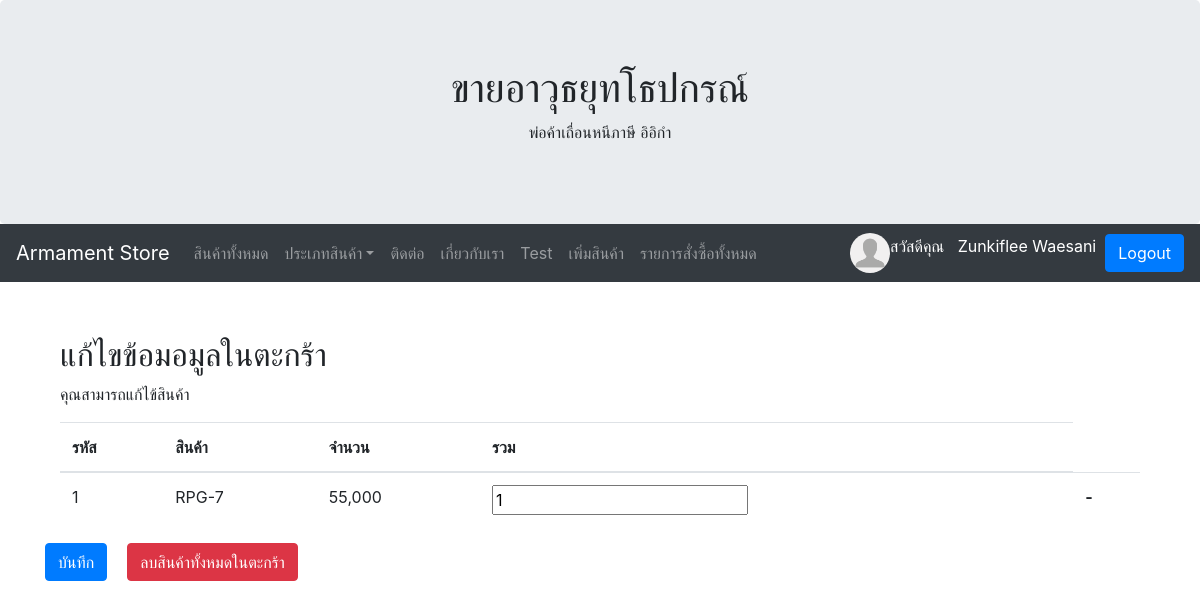
Page /mycart/edit/ (signed in) on the committed database.
### myapp/models.py (models this page shows, shortened)
class Profile(models.Model):
	user = models.OneToOneField(User, on_delete=models.CASCADE)
	photo = models.ImageField(upload_to="protoprofile",null=True, blank=True, default='default.png')
	usertype = models.CharField(max_length=100, default='member')
	cartquan = models.IntegerField(default=0)

class Cart(models.Model):
	user = models.ForeignKey(User, on_delete=models.CASCADE)
	productid = models.CharField(max_length=100)
	productname = models.CharField(max_length=100)
	price = models.IntegerField()
	quantity = models.IntegerField()
	total = models.IntegerField()
	stamp = models.DateTimeField(auto_now_add=True, blank=True, null=True)

### myapp/views.py (the view, shortened to what this page needs)
# urls.py: path('mycart/edit/', MyCartEdit, name='mycartedit-page'),
def MyCartEdit(request):
	username = request.user.username
	user = User.objects.get(username=username)
	context = {}
	'''
	if request.method == 'POST':
		# ใช้ลบสอนค้าเท่านั้น
		data = request.POST.copy()
		productid = data.get('productid')
		item = Cart.objects.get(user=user, productid=productid)
		item.delete()
		context['status'] = 'delete'
		# update ตัวเลข
		count = Cart.objects.filter(user=user)
		count = sum([ c.quantity for c in count])
		updatequan = Profile.objects.get(user=user)
		updatequan.cartquan = count
		updatequan.save()
	'''
	mycart = Cart.objects.filter(user=user)
	context['mycart'] = mycart
	return render(request, 'myapp/mycartedit.html', context)

### myapp/template/myapp/mycartedit.html (shortened to what this page needs)
{% extends 'myapp/base.html' %}
{% load humanize %}
{% block content %}
<br>
	<div class="container">
	  	<h2>แก้ไขข้อมอมูลในตะกร้า</h2>
	  	<p>คุณสามารถแก้ไข้สินค้า</p>
	  	<form method="POST" id="formsave">
	  	<table class="table">
	    	<thead>
	      	<tr>
		        <th>รหัส</th>
		        <th>สินค้า</th>
		        <th>จำนวน</th>
		        <th>รวม</th>
	      	</tr>
	    	</thead>
	    <tbody>
	    {% for pd in mycart %}
	    	<tr>
		        <td>{{ pd.productid }}</td>
		        <td>{{ pd.productname }}</td>
		        <td>{{ pd.price|intcomma }}</td>
		        <td><input type="text" name="pd_{{pd.productid}}" value="{{ pd.quantity }}"></td>
		        <th>
		    	-
		        </th>
	      	</tr>
	     {% endfor %}
	    </tbody>
	</table>
	</form>
		<div class="row">
			<button type="submit" form="formsave" class="btn btn-primary">บันทึก</button>
			<div style="padding: 10px;"></div>
		<form id="formclear" method="POST" onsubmit="return confirm('ยืนยันการลบสินค้าทั้งหมดใช่หรือไม่');">
			<button type="submit" form="formclear" class="btn btn-danger">ลบสินค้าทั้งหมดในตะกร้า</button>
		</form>
		</div>
	</div>
{% endblock content %}

### myapp/template/myapp/base.html (shortened to what this page needs)
<!DOCTYPE html>
<html lang="en">
<head>
  <link rel="stylesheet" href="https://maxcdn.bootstrapcdn.com/bootstrap/4.5.2/css/bootstrap.min.css">
  <link rel="stylesheet" href="https://cdnjs.cloudflare.com/ajax/libs/font-awesome/4.7.0/css/font-awesome.min.css">
</head>
<body>
<div class="jumbotron text-center" style="margin-bottom: 0">
  <h1>ขายอาวุธยุทโธปกรณ์</h1>
  <p>พ่อค้าเถื่อนหนีภาษี อิอิกำ</p>
</div>
 <nav class="navbar navbar-expand-sm bg-dark navbar-dark">
        <a class="navbar-brand" href="{% url 'home-page' %}">Armament Store</a>
        <div class="collapse navbar-collapse" id="collapsibleNavbar">
                      <ul class="navbar-nav mr-auto">
                         <li class="nav-item">
                          <a class="nav-link" href="{% url 'allproduct-page' %}">สินค้าทั้งหมด</a>
                        </li>
                        <li class="nav-item dropdown">
                          <a class="nav-link dropdown-toggle" href="http://example.com" id="dropdown01" data-toggle="dropdown" aria-haspopup="true" aria-expanded="false">ประเภทสินค้า</a>
                        </li>
                        <li class="nav-item">
                          <a class="nav-link" href="{% url 'contact-page' %}">ติดต่อ</a>
                        </li>
                        <li class="nav-item">
                          <a class="nav-link" href="{% url 'about-page' %}">เกี่ยวกับเรา</a>
                        </li>
                        <li class="nav-item">
                          <a class="nav-link" href="{% url 'test-page' %}">Test</a>
                        </li>
                        {% if user.is_authenticated and user.profile.usertype == 'admin' %}
                          <li class="nav-item">
                            <a class="nav-link" href="{% url 'addproduct-page' %}">เพิ่มสินค้า</a>
                            </li>
                          <li class="nav-item">
                            <a class="nav-link" href="{% url 'allorderlist-page' %}">รายการสั่งซื้อทั้งหมด</a>
                          </li>
                          {% endif %}
                      </ul>
                      {% if user.is_authenticated %}
                      <img src="{{user.profile.photo.url}}" width="40" height="40" class="rounded-circle">
                        <p style="color:white; margin-top: 2px">สวัสดีคุณ&nbsp&nbsp {{ user.first_name }} {{user.last_name}}&nbsp&nbsp </p>
                        <a class="btn btn-primary" href="{% url 'logout' %}">Logout</a>
                      {% else %}
                        <a class="btn btn-primary" href="{% url 'register-page' %}">Register</a>&nbsp&nbsp&nbsp
                        <a class="btn btn-primary" href="{% url 'login' %}">Login</a>
                      {% endif %}
        </div>
      </nav>
<div class="container" style="margin-top: 30px">
  {% block content %}
  {% endblock content %}
</div>
</body>
</html>

### rows in the picture
Cart: productid "1", productname "RPG-7", price "55,000"

### other values in the picture
{{ user.first_name }} "Zunkiflee"
{{ user.last_name }} "Waesani"
